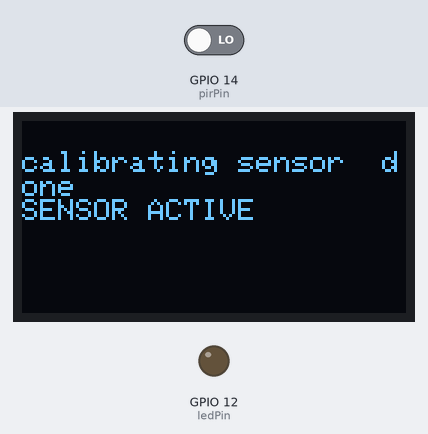
Simulated run of this sketch. Board: ESP8266 (NodeMCU). Shown: 128×64 one-colour display, output pins drawn as LEDs (lit = HIGH). The test bench sets the inputs (shaded band); at power-on: GPIO 14 (pirPin) LOW. WiFi joins after 1.5 s; servers stay silent unless stated; the display library's start-up logo is not drawn; pins used as bus, display or sensor lines are not drawn; what the sketch prints to the serial monitor is not drawn.

Above: at 12.2 s.
At 17.5 s:
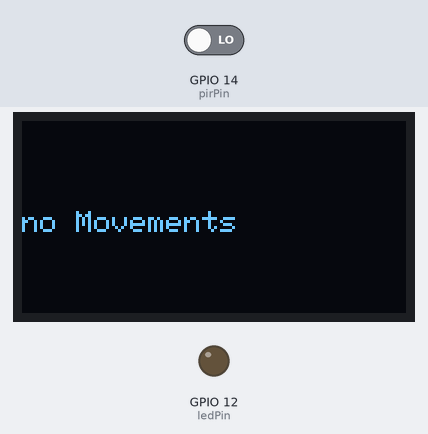
17.6 s: GPIO 14 (pirPin) driven HIGH
At 18.4 s:
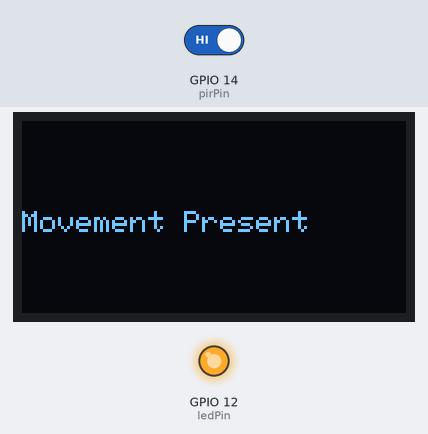
19.2 s: GPIO 14 (pirPin) driven LOW
At 21.4 s:
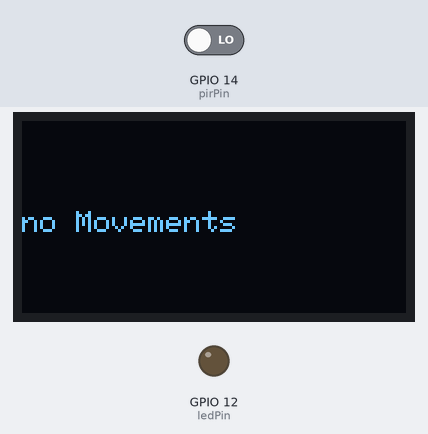
Timing chart, 0 to 22.9 s (numbered marks = the images above; inputs shaded):
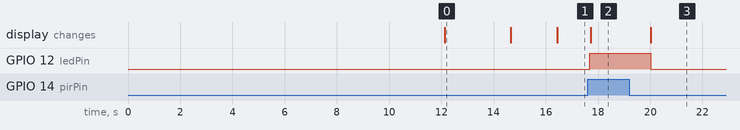

The sketch:

PIR_OLED_OTA_Node_Firebase_T3.ino
```cpp
#include <ESP8266WiFi.h>
#include <ESP8266mDNS.h>
#include <WiFiUdp.h>
#include <ArduinoOTA.h>
//needed for library
#include <DNSServer.h>
#include <ESP8266WebServer.h>
#include <WiFiManager.h>          //https://github.com/tzapu/WiFiManager
#include <WiFiClientSecure.h>
#include <FirebaseArduino.h>
// Set these to run example.
#define FIREBASE_HOST "fireapp-4c89b.firebaseio.com"
#define FIREBASE_AUTH "1GEnrAqlI4oKoBI1yAE2VIgBJ0hCf75xH5CUGB3Y"
#define LIGHT 12
//for LED status
#include <Ticker.h>
Ticker ticker;
//for OLED display
#include "Wire.h"
#include "Adafruit_GFX.h"
#include "Adafruit_SSD1306.h"
#define OLED_RESET LED_BUILTIN
Adafruit_SSD1306 display(OLED_RESET);
#if (SSD1306_LCDHEIGHT != 64)
#error("Height incorrect, please fix Adafruit_SSD1306.h!");
#endif
/////Wifi Config
char ssid[] = "lucky";
int status = WL_IDLE_STATUS;     // the Wifi radio's status
//const char* ssid = "lucky";
const char* password = "laxmish53";
#define led LED_BUILTIN
WiFiClientSecure client;
void tick()
{
  //toggle state
  int state = digitalRead(BUILTIN_LED);  // get the current state of GPIO1 pin
  digitalWrite(BUILTIN_LED, !state);     // set pin to the opposite state
}

//gets called when WiFiManager enters configuration mode
void configModeCallback (WiFiManager *myWiFiManager) {
  Serial.println("Entered config mode");
  Serial.println(WiFi.softAPIP());
  //if you used auto generated SSID, print it
  Serial.println(myWiFiManager->getConfigPortalSSID());
  //entered config mode, make led toggle faster
  ticker.attach(0.2, tick);
}
//the time we give the sensor to calibrate (10-60 secs according to the datasheet)
int calibrationTime = 10;

//the time when the sensor outputs a low impulse
long unsigned int lowIn;

//the amount of milliseconds the sensor has to be low
//before we assume all motion has stopped
long unsigned int pause = 10000;

boolean lockLow = true;
boolean takeLowTime;

// Variables for statechange will change:
int Counter = 0;   // counter for the number of state change
int State = 0;         // current state
int lastState = 0;     // previous state
const int numReadings = 10;
int readings[numReadings];      // the readings from the analog input
int readIndex = 0;              // the index of the current reading
int total = 0;
boolean EF = false;

int pirPin = 14;    //the digital pin connected to the PIR sensor's output
int ledPin = 12;
 //the time we give the sensor to calibrate (10-60 secs according to the datasheet)
boolean obj;
int objval;

/////////////////////////////
//SETUP
void setup(){
  Serial.begin (115200);
  // by default, we'll generate the high voltage from the 3.3v line internally! (neat!)
  display.begin(SSD1306_SWITCHCAPVCC, 0x3c);  // initialize with the I2C addr 0x3D (for the 128x64)
  display.display();
  delay(2000);
  // Clear the buffer.
  display.clearDisplay();
  pinMode(pirPin, INPUT);
  pinMode(ledPin, OUTPUT);
  digitalWrite(pirPin, LOW);

  //give the sensor some time to calibrate
    display.setTextSize(1);
  display.setTextColor(WHITE);
  display.setCursor(0,10);
  display.print("calibrating sensor ");
  Serial.print("calibrating sensor ");
    for(int i = 0; i < calibrationTime; i++){
      Serial.print(".");
      delay(1000);
      }
    Serial.println(" done");
    Serial.println("SENSOR ACTIVE");
    delay(50);
      display.println(" done");
      EF = false;
    display.println("SENSOR ACTIVE");
  display.display();
  delay(1000);
  display.clearDisplay();
  if(EF == false)
{
  Serial.println("Booting");
  Serial.print("Connecting Wifi: ");
  WiFi.mode(WIFI_STA);

  //set led pin as output
  pinMode(BUILTIN_LED, OUTPUT);
  // start ticker with 0.5 because we start in AP mode and try to connect
  ticker.attach(0.6, tick);

  //WiFiManager
  //Local intialization. Once its business is done, there is no need to keep it around
  WiFiManager wifiManager;
  //reset settings - for testing
  //wifiManager.resetSettings();

  //set callback that gets called when connecting to previous WiFi fails, and enters Access Point mode
  wifiManager.setAPCallback(configModeCallback);

  //fetches ssid and pass and tries to connect
  //if it does not connect it starts an access point with the specified name
  //here  "AutoConnectAP"
  //and goes into a blocking loop awaiting configuration
  if (!wifiManager.autoConnect()) {
    Serial.println("failed to connect and hit timeout");
    //reset and try again, or maybe put it to deep sleep
    ESP.reset();
    delay(1000);
  }

  //if you get here you have connected to the WiFi
  Serial.println("Connected to Wifi :)");
  ticker.detach();
  //keep LED on
  digitalWrite(BUILTIN_LED, LOW);

  // Port defaults to 8266
  // ArduinoOTA.setPort(8266);

  // Hostname defaults to esp8266-[ChipID]
  // ArduinoOTA.setHostname("myesp8266");

  // No authentication by default
  // ArduinoOTA.setPassword((const char *)"123");

  ArduinoOTA.onStart([]() {
    Serial.println("Start");
  });
  ArduinoOTA.onEnd([]() {
    Serial.println("\nEnd");
  });
  ArduinoOTA.onProgress([](unsigned int progress, unsigned int total) {
    Serial.printf("Progress: %u%%\r", (progress / (total / 100)));
  });
  ArduinoOTA.onError([](ota_error_t error) {
    Serial.printf("Error[%u]: ", error);
    if (error == OTA_AUTH_ERROR) Serial.println("Auth Failed");
    else if (error == OTA_BEGIN_ERROR) Serial.println("Begin Failed");
    else if (error == OTA_CONNECT_ERROR) Serial.println("Connect Failed");
    else if (error == OTA_RECEIVE_ERROR) Serial.println("Receive Failed");
    else if (error == OTA_END_ERROR) Serial.println("End Failed");
  });
  ArduinoOTA.begin();
 Serial.println("");
  Serial.println("WiFi connected");
 String my_ssid = WiFi.SSID();
 Serial.print("SSID: ");
  Serial.println(my_ssid);
  Serial.println("IP address: ");
  IPAddress my_ip = WiFi.localIP();
  Serial.println(my_ip);
display.setTextSize(1);
  display.setTextColor(WHITE);
  display.setCursor(0,10);
  display.println("WiFi connected");
  display.print("SSID: ");
  display.println(my_ssid);
  display.println("IP address: ");
  display.println(my_ip);
  display.display();
  delay(500);
  display.clearDisplay();
   Firebase.begin(FIREBASE_HOST, FIREBASE_AUTH);
  Firebase.setString("PIR_Sensor Status", "To be updated");
  // handle error
  if (Firebase.failed()) {
      Serial.print("setting /message failed:");
      Serial.println(Firebase.error());
      return;
  }
delay(1000);}
else
  {
     Serial.println("Kindly check Sensor ");
  display.setTextSize(1);
  display.setTextColor(WHITE);
  display.setCursor(0,10);
  display.println("Kindly check Sensor ");
  display.display();
  delay(500);
  display.clearDisplay();}
}

////////////////////////////
//LOOP
void loop(){
 ArduinoOTA.handle();
       if(EF == false)
  {
   ArduinoOTA.handle();
    delay(100);
    // clear the screen
  Motiondetect();
  delay(1000);}
  else
  {  Serial.println("Kindly check Sensor ");
  display.setTextSize(1);
  display.setTextColor(WHITE);
  display.setCursor(0,10);
  display.println("Kindly check Sensor ");
  display.display();
  delay(500);
  display.clearDisplay();}
  }
```

motiondetect.ino
```cpp
void Motiondetect()
{
if(digitalRead(pirPin) == HIGH){
       digitalWrite(ledPin, HIGH);   //the led visualizes the sensors output pin state
       obj = true;
    objval = 1;
    Serial.println("Movement Present");
      display.clearDisplay();
      display.setTextSize(1);
  display.setTextColor(WHITE);
  display.setCursor(0,30);
      display.println("Movement Present");
      display.display();
      display.clearDisplay();
}
  else {
    obj = false;
    objval = 0;
    Serial.println("No Movements");
      display.clearDisplay();
      display.setTextSize(1);
  display.setTextColor(WHITE);
  display.setCursor(0,30);
      display.println("no Movements");
      display.display();
      display.clearDisplay();
    digitalWrite(ledPin, LOW);  //the led visualizes the sensors output pin state
       }
  // read the PIR input pin:
  State = objval;
  // subtract the last reading:
  total = total - readings[readIndex];
  // read from the sensor:
  readings[readIndex] = State;
  // add the reading to the total:
  total = total + readings[readIndex];
  // advance to the next position in the array:
  readIndex = readIndex + 1;
int stable = total / numReadings;
  // if we're at the end of the array...
  if (readIndex >= numReadings) {
    readIndex = 0;
  }
  // compare the buttonState to its previous state
  if (State != lastState) {
    // if the state has changed, increment the counter
    if (State == 1) {
      // if the current state is HIGH then the button
      // wend from off to on:
      Counter++;
      Serial.println("Movement");
      Serial.print("number of state change:  ");
      Serial.println(Counter);
    } else {
      // if the current state is LOW then the button
      // wend from on to off:
      Serial.println("off");
    }
    // Delay a little bit to avoid bouncing
    delay(50);
    for(int i=0; i<10; i++)
    {
      Serial.print(readings[i]);
      Serial.print(" ");
    }
  }
  // save the current state as the last state,
  //for next time through the loop
  lastState = State;
  if(stable == 1)
  {Firebase.setString("PIR_Sensor Status", "Room is Occupied");}
  else if(total == 0){Firebase.setString("PIR_Sensor Status", "Room is not Occupied");}
  else{}
}
```

Measured:
- after the input at 17.6 s, GPIO 12 (ledPin): LOW → HIGH after 0.09 s; the display: changes after 0.11 s (image 2)
- after the input at 19.2 s, GPIO 12 (ledPin): HIGH → LOW after 0.82 s; the display: first differs from a run without the input after 0.82 s (image 3)
- what the display in image 0 shows lasts 2.6 s, from 12.1 s to 14.7 s
